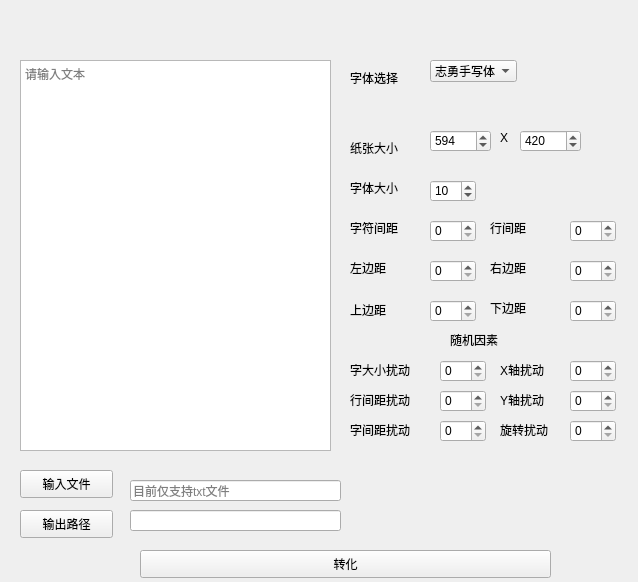
<?xml version="1.0" encoding="UTF-8"?>
<ui version="4.0">
 <class>HandWrite</class>
 <widget class="QWidget" name="HandWrite">
  <property name="geometry">
   <rect>
    <x>0</x>
    <y>0</y>
    <width>638</width>
    <height>582</height>
   </rect>
  </property>
  <property name="windowTitle">
   <string>HandWrite</string>
  </property>
  <widget class="QPlainTextEdit" name="plainTextEdit">
   <property name="geometry">
    <rect>
     <x>20</x>
     <y>60</y>
     <width>311</width>
     <height>391</height>
    </rect>
   </property>
   <property name="placeholderText">
    <string>请输入文本</string>
   </property>
  </widget>
  <widget class="QLabel" name="label">
   <property name="geometry">
    <rect>
     <x>350</x>
     <y>70</y>
     <width>72</width>
     <height>15</height>
    </rect>
   </property>
   <property name="text">
    <string>字体选择</string>
   </property>
  </widget>
  <widget class="QComboBox" name="comboBox">
   <property name="geometry">
    <rect>
     <x>430</x>
     <y>60</y>
     <width>87</width>
     <height>22</height>
    </rect>
   </property>
   <item>
    <property name="text">
     <string>志勇手写体书</string>
    </property>
   </item>
  </widget>
  <widget class="QLabel" name="label_2">
   <property name="geometry">
    <rect>
     <x>350</x>
     <y>140</y>
     <width>72</width>
     <height>15</height>
    </rect>
   </property>
   <property name="text">
    <string>纸张大小</string>
   </property>
  </widget>
  <widget class="QLabel" name="label_3">
   <property name="geometry">
    <rect>
     <x>350</x>
     <y>180</y>
     <width>72</width>
     <height>15</height>
    </rect>
   </property>
   <property name="text">
    <string>字体大小</string>
   </property>
  </widget>
  <widget class="QSpinBox" name="front_size">
   <property name="geometry">
    <rect>
     <x>430</x>
     <y>180</y>
     <width>46</width>
     <height>22</height>
    </rect>
   </property>
   <property name="minimum">
    <number>1</number>
   </property>
   <property name="maximum">
    <number>999</number>
   </property>
   <property name="value">
    <number>10</number>
   </property>
  </widget>
  <widget class="QPushButton" name="out_path">
   <property name="geometry">
    <rect>
     <x>20</x>
     <y>510</y>
     <width>93</width>
     <height>28</height>
    </rect>
   </property>
   <property name="text">
    <string>输出路径</string>
   </property>
  </widget>
  <widget class="QPushButton" name="in_path">
   <property name="geometry">
    <rect>
     <x>20</x>
     <y>470</y>
     <width>93</width>
     <height>28</height>
    </rect>
   </property>
   <property name="text">
    <string>输入文件</string>
   </property>
  </widget>
  <widget class="QLineEdit" name="in_text">
   <property name="geometry">
    <rect>
     <x>130</x>
     <y>480</y>
     <width>211</width>
     <height>21</height>
    </rect>
   </property>
   <property name="placeholderText">
    <string>目前仅支持txt文件</string>
   </property>
  </widget>
  <widget class="QPushButton" name="pushButton_3">
   <property name="geometry">
    <rect>
     <x>140</x>
     <y>550</y>
     <width>411</width>
     <height>28</height>
    </rect>
   </property>
   <property name="text">
    <string>转化</string>
   </property>
  </widget>
  <widget class="QLineEdit" name="out_text">
   <property name="geometry">
    <rect>
     <x>130</x>
     <y>510</y>
     <width>211</width>
     <height>21</height>
    </rect>
   </property>
  </widget>
  <widget class="QLabel" name="label_5">
   <property name="geometry">
    <rect>
     <x>350</x>
     <y>220</y>
     <width>72</width>
     <height>15</height>
    </rect>
   </property>
   <property name="text">
    <string>字符间距</string>
   </property>
  </widget>
  <widget class="QLabel" name="label_6">
   <property name="geometry">
    <rect>
     <x>350</x>
     <y>260</y>
     <width>72</width>
     <height>15</height>
    </rect>
   </property>
   <property name="text">
    <string>左边距</string>
   </property>
  </widget>
  <widget class="QLabel" name="label_8">
   <property name="geometry">
    <rect>
     <x>350</x>
     <y>300</y>
     <width>72</width>
     <height>20</height>
    </rect>
   </property>
   <property name="text">
    <string>上边距</string>
   </property>
  </widget>
  <widget class="QLabel" name="label_9">
   <property name="geometry">
    <rect>
     <x>490</x>
     <y>300</y>
     <width>72</width>
     <height>15</height>
    </rect>
   </property>
   <property name="text">
    <string>下边距</string>
   </property>
  </widget>
  <widget class="QSpinBox" name="word_spacing">
   <property name="geometry">
    <rect>
     <x>430</x>
     <y>220</y>
     <width>46</width>
     <height>22</height>
    </rect>
   </property>
   <property name="value">
    <number>0</number>
   </property>
  </widget>
  <widget class="QSpinBox" name="left_margin">
   <property name="geometry">
    <rect>
     <x>430</x>
     <y>260</y>
     <width>46</width>
     <height>22</height>
    </rect>
   </property>
   <property name="maximum">
    <number>999</number>
   </property>
  </widget>
  <widget class="QLabel" name="label_10">
   <property name="geometry">
    <rect>
     <x>490</x>
     <y>260</y>
     <width>72</width>
     <height>15</height>
    </rect>
   </property>
   <property name="text">
    <string>右边距</string>
   </property>
  </widget>
  <widget class="QSpinBox" name="right_margin">
   <property name="geometry">
    <rect>
     <x>570</x>
     <y>260</y>
     <width>46</width>
     <height>22</height>
    </rect>
   </property>
   <property name="maximum">
    <number>999</number>
   </property>
   <property name="value">
    <number>0</number>
   </property>
  </widget>
  <widget class="QSpinBox" name="top_margin">
   <property name="geometry">
    <rect>
     <x>430</x>
     <y>300</y>
     <width>46</width>
     <height>22</height>
    </rect>
   </property>
   <property name="maximum">
    <number>999</number>
   </property>
  </widget>
  <widget class="QSpinBox" name="bottom_margin">
   <property name="geometry">
    <rect>
     <x>570</x>
     <y>300</y>
     <width>46</width>
     <height>22</height>
    </rect>
   </property>
   <property name="maximum">
    <number>999</number>
   </property>
  </widget>
  <widget class="QLabel" name="label_11">
   <property name="geometry">
    <rect>
     <x>450</x>
     <y>330</y>
     <width>72</width>
     <height>20</height>
    </rect>
   </property>
   <property name="text">
    <string>随机因素</string>
   </property>
  </widget>
  <widget class="QLabel" name="label_12">
   <property name="geometry">
    <rect>
     <x>350</x>
     <y>360</y>
     <width>81</width>
     <height>20</height>
    </rect>
   </property>
   <property name="text">
    <string>字大小扰动</string>
   </property>
  </widget>
  <widget class="QLabel" name="label_13">
   <property name="geometry">
    <rect>
     <x>350</x>
     <y>390</y>
     <width>81</width>
     <height>20</height>
    </rect>
   </property>
   <property name="text">
    <string>行间距扰动</string>
   </property>
  </widget>
  <widget class="QLabel" name="label_7">
   <property name="geometry">
    <rect>
     <x>490</x>
     <y>220</y>
     <width>72</width>
     <height>15</height>
    </rect>
   </property>
   <property name="text">
    <string>行间距</string>
   </property>
  </widget>
  <widget class="QSpinBox" name="line_spacing">
   <property name="geometry">
    <rect>
     <x>570</x>
     <y>220</y>
     <width>46</width>
     <height>22</height>
    </rect>
   </property>
   <property name="maximum">
    <number>1000</number>
   </property>
   <property name="value">
    <number>0</number>
   </property>
  </widget>
  <widget class="QSpinBox" name="font_size_sigma">
   <property name="geometry">
    <rect>
     <x>440</x>
     <y>360</y>
     <width>46</width>
     <height>22</height>
    </rect>
   </property>
  </widget>
  <widget class="QSpinBox" name="line_spacing_sigma">
   <property name="geometry">
    <rect>
     <x>440</x>
     <y>390</y>
     <width>46</width>
     <height>22</height>
    </rect>
   </property>
  </widget>
  <widget class="QLabel" name="label_14">
   <property name="geometry">
    <rect>
     <x>350</x>
     <y>420</y>
     <width>81</width>
     <height>20</height>
    </rect>
   </property>
   <property name="text">
    <string>字间距扰动</string>
   </property>
  </widget>
  <widget class="QSpinBox" name="word_spacing_sigma">
   <property name="geometry">
    <rect>
     <x>440</x>
     <y>420</y>
     <width>46</width>
     <height>22</height>
    </rect>
   </property>
  </widget>
  <widget class="QSpinBox" name="image_height">
   <property name="geometry">
    <rect>
     <x>430</x>
     <y>130</y>
     <width>61</width>
     <height>22</height>
    </rect>
   </property>
   <property name="minimum">
    <number>1</number>
   </property>
   <property name="maximum">
    <number>9999</number>
   </property>
   <property name="value">
    <number>594</number>
   </property>
  </widget>
  <widget class="QSpinBox" name="image_weight">
   <property name="geometry">
    <rect>
     <x>520</x>
     <y>130</y>
     <width>61</width>
     <height>22</height>
    </rect>
   </property>
   <property name="minimum">
    <number>1</number>
   </property>
   <property name="maximum">
    <number>9999</number>
   </property>
   <property name="value">
    <number>420</number>
   </property>
  </widget>
  <widget class="QLabel" name="label_4">
   <property name="geometry">
    <rect>
     <x>500</x>
     <y>130</y>
     <width>21</width>
     <height>16</height>
    </rect>
   </property>
   <property name="text">
    <string>X</string>
   </property>
  </widget>
  <widget class="QSpinBox" name="perturb_x_sigma">
   <property name="geometry">
    <rect>
     <x>570</x>
     <y>360</y>
     <width>46</width>
     <height>22</height>
    </rect>
   </property>
  </widget>
  <widget class="QLabel" name="label_15">
   <property name="geometry">
    <rect>
     <x>500</x>
     <y>360</y>
     <width>81</width>
     <height>20</height>
    </rect>
   </property>
   <property name="text">
    <string>X轴扰动</string>
   </property>
  </widget>
  <widget class="QLabel" name="label_16">
   <property name="geometry">
    <rect>
     <x>500</x>
     <y>390</y>
     <width>61</width>
     <height>20</height>
    </rect>
   </property>
   <property name="text">
    <string>Y轴扰动</string>
   </property>
  </widget>
  <widget class="QSpinBox" name="perturb_y_sigma">
   <property name="geometry">
    <rect>
     <x>570</x>
     <y>390</y>
     <width>46</width>
     <height>22</height>
    </rect>
   </property>
  </widget>
  <widget class="QLabel" name="label_17">
   <property name="geometry">
    <rect>
     <x>500</x>
     <y>420</y>
     <width>81</width>
     <height>20</height>
    </rect>
   </property>
   <property name="text">
    <string>旋转扰动</string>
   </property>
  </widget>
  <widget class="QSpinBox" name="perturb_theta_sigma">
   <property name="geometry">
    <rect>
     <x>570</x>
     <y>420</y>
     <width>46</width>
     <height>22</height>
    </rect>
   </property>
  </widget>
 </widget>
 <resources/>
 <connections/>
</ui>
